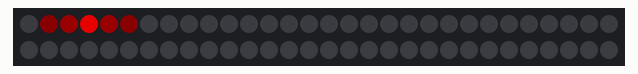
Simulated run of this sketch. Board: Arduino Uno, built with avr-gcc and run on an emulated ATmega328P. Shown: 60 RGB LEDs in strip order, left to right, continuing on the next row. Dim RGB values are drawn brighter than linear.

Above: at 0.14 s.
At 4.57 s:
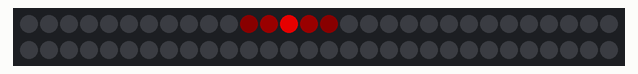
At 9.93 s:
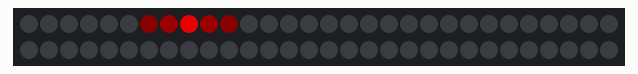
At 19.77 s:
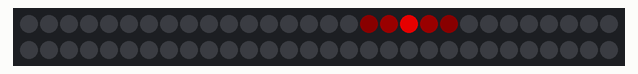
At 29.47 s:
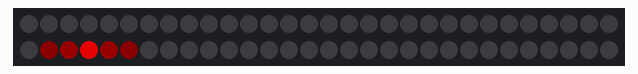
At 39.3 s:
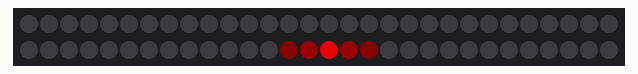

The sketch:

NeoPixel_Cylon_Eye.ino
```cpp
//NeoPixel LED Digital Strip Cylon Eye v1.03 Created by EternalCore
#include <Adafruit_NeoPixel.h>

//Settings:
#define PIN 6 //The Pin out your Neopixel DIN strip/stick is connected to (Default is 6)
#define TPIXEL 60 //The total amount of pixel's/led's in your connected strip/stick (Default is 60)
int wait_T=40; //This is the delay between moving back and forth and per pixel
int PixelCount=60; //Set this to the AMOUNT of Led's/Pixels you have or want to use on your strip And It can be used to tell where to Stop then return the eye at in the strip
int Pixel_Start_End=0; //Set this to where you want it to Start/End at
// Parameter 1 = number of pixels in strip
// Parameter 2 = pin number (most are valid)
// Parameter 3 = pixel type flags, add together as needed:
//   NEO_RGB     Pixels are wired for RGB bitstream
//   NEO_GRB     Pixels are wired for GRB bitstream
//   NEO_KHZ400  400 KHz bitstream (e.g. FLORA pixels)
//   NEO_KHZ800  800 KHz bitstream (e.g. High Density LED strip)
Adafruit_NeoPixel strip = Adafruit_NeoPixel(TPIXEL, PIN, NEO_GRB + NEO_KHZ800); //Standered Strip function

void setup() {
  strip.begin();
  strip.show(); // Initialize all pixels to 'off'
  //Serial.begin(9600); //Used For pixel Count Debugging
}
void loop() {
  //Example: CylonEyeUp(Center_Dot_Color, Second_Dot_color, Third_Dot_color, wait_T, PixelCount, Pixel_Start_End);
  CylonEyeUp(strip.Color(175,0,0), strip.Color(25,0,0), strip.Color(10,0,0), wait_T, PixelCount, Pixel_Start_End);
  delay(wait_T);
  //Example: CylonEyeDown(Center_Dot_Color, Second_Dot_color, Third_Dot_color, wait_T, PixelCount, Pixel_Start_End);
  CylonEyeDown(strip.Color(175,0,0), strip.Color(25,0,0), strip.Color(10,0,0), wait_T, PixelCount, Pixel_Start_End);
  delay(wait_T);
}

void CylonEyeUp(uint32_t Co, uint32_t Ct, uint32_t Ctt, uint8_t Delay, int TotalPixels, int pStart) {
  for(int i=pStart; i<TotalPixels; i++) {
    strip.setPixelColor(i+2, Ctt);  //Third Dot Color
    strip.setPixelColor(i+1, Ct);   //Second Dot Color
    strip.setPixelColor(i, Co);     //Center Dot Color
    strip.setPixelColor(i-1, Ct);   //Second Dot Color
    strip.setPixelColor(i-2, Ctt);  //Third Dot Color

    strip.setPixelColor(i-3, strip.Color(0,0,0)); //Clears the dots after the 3rd color
    strip.show();
    //Serial.println(i); //Used For pixel Count Debugging
    delay(Delay);

  }
}
void CylonEyeDown(uint32_t Co, uint32_t Ct, uint32_t Ctt, uint8_t Delay, int TotalPixels, int pEnd) {
  for(int i=TotalPixels-1; i>pEnd; i--) {
    strip.setPixelColor(i-2, Ctt);  //Third Dot Color
    strip.setPixelColor(i-1, Ct);   //Second Dot Color
    strip.setPixelColor(i, Co);    //Center Dot Color
    strip.setPixelColor(i+1, Ct);  //Second Dot Color
    strip.setPixelColor(i+2, Ctt); //Third Dot Color

    strip.setPixelColor(i+3, strip.Color(0,0,0)); //Clears the dots after the 3rd color
    strip.show();
    //Serial.println(i); //Used For pixel Count Debugging
    delay(Delay);
  }
}
```
